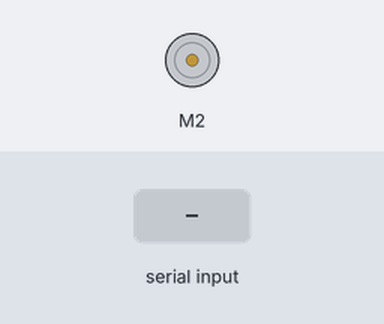
The sketch below on a simulated Arduino Uno, built with avr-gcc and run on an emulated ATmega328P. Parts: DC motor (green arrow = forward, orange = backward, longer = faster). Inputs (shaded band) come from the test bench. What the sketch prints to the serial monitor is not drawn.

Above: at 1.2 s.
1.3 s: "STOP\n" received over Serial
2.8 s: "FI\n" received over Serial
At 4.0 s:
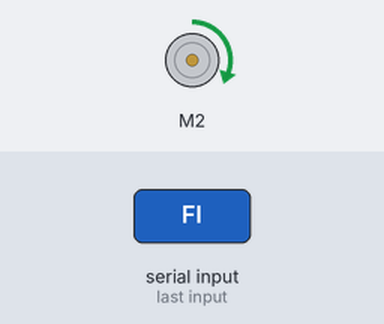
4.3 s: "FII\n" received over Serial
At 5.1 s:
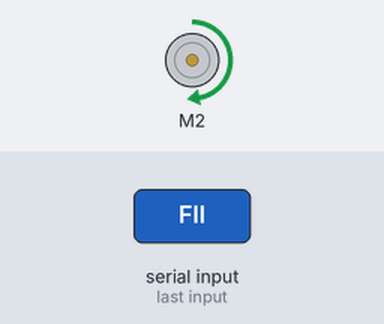
5.8 s: "FIII\n" received over Serial
At 6.2 s:
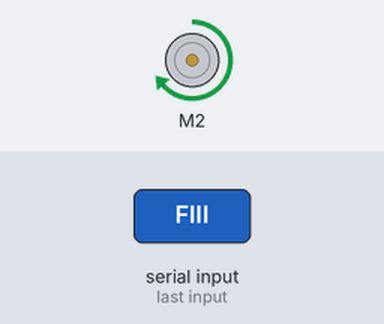
7.3 s: "FIV\n" received over Serial
At 8.5 s:
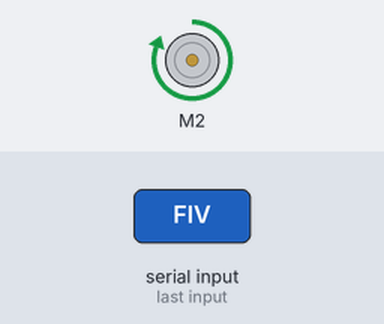
8.8 s: "BI\n" received over Serial
At 9.7 s:
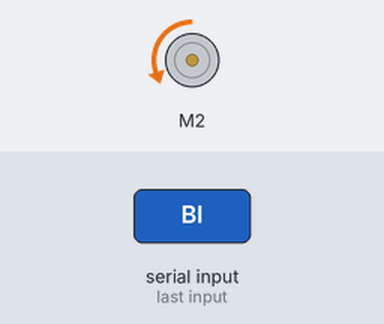
Timing chart, 0 to 11.3 s (numbered marks = the images above; inputs shaded):
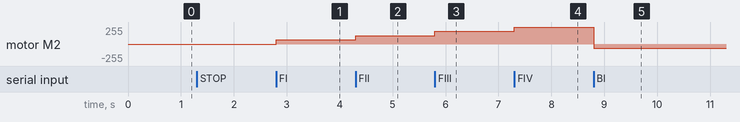

The sketch:

motorizq.ino
```cpp
#include "DualVNH5019MotorShield.h"

DualVNH5019MotorShield md;

int speedM1 = 0;
int speedM2 = 0;

String command;

void stopIfFault()
{
  if (md.getM1Fault())
  {
    Serial.println("M1 fault");
    while(1);
  }
  if (md.getM2Fault())
  {
    Serial.println("M2 fault");
    while(1);
  }
}

void printCurrent(){
  Serial.print("M1 current: ");
  Serial.print(md.getM1CurrentMilliamps());
  Serial.print(" M2 current: ");
  Serial.println(md.getM2CurrentMilliamps());
}

void forward(int speed){
  //md.setM1Speed(100);
  md.setM2Speed(speed);
  stopIfFault();
  Serial.print("Forward: ");
  Serial.println(speed);
}

void backward(int speed){
  //md.setM1Speed(speed * -1);
  md.setM2Speed(speed * -1);
  stopIfFault();
  Serial.print("Backward: -");
  Serial.println(speed);

}

void setup() {
  Serial.begin(115200);
  Serial.println("Ready");
  md.init();
}

void loop() {
  if(Serial.available()){
    command = Serial.readStringUntil('\n');
    if(command.equals("STOP")){
      forward(0);
    }
    else if(command.equals("FI")){
      forward(100);
    }
    else if(command.equals("FII")){
      forward(200);
    }
    else if(command.equals("FIII")){
      forward(300);
    }
    else if(command.equals("FIV")){
      forward(400);
    }
    else if(command.equals("BI")){
      backward(100);
    }
    else if(command.equals("BII")){
      backward(200);
    }
    else if(command.equals("BIII")){
      backward(300);
    }
    else if(command.equals("BIV")){
      backward(400);
    }
    else{
      forward(0);
      Serial.println("Invalid command");
    }
  }
  Serial.println(command);
  //printCurrent();
  //delay(100); // delay for 1/10 of a second
}
```

Measured:
- after the input at 2.8 s, motor M2: stopped → forward 63/255 at once
- after the input at 4.3 s, motor M2: forward 63/255 → forward 127/255 at once
- after the input at 5.8 s, motor M2: forward 127/255 → forward 191/255 at once
- after the input at 7.3 s, motor M2: forward 191/255 → forward 255/255 at once
- after the input at 8.8 s, motor M2: forward 255/255 → backward 63/255 at once
